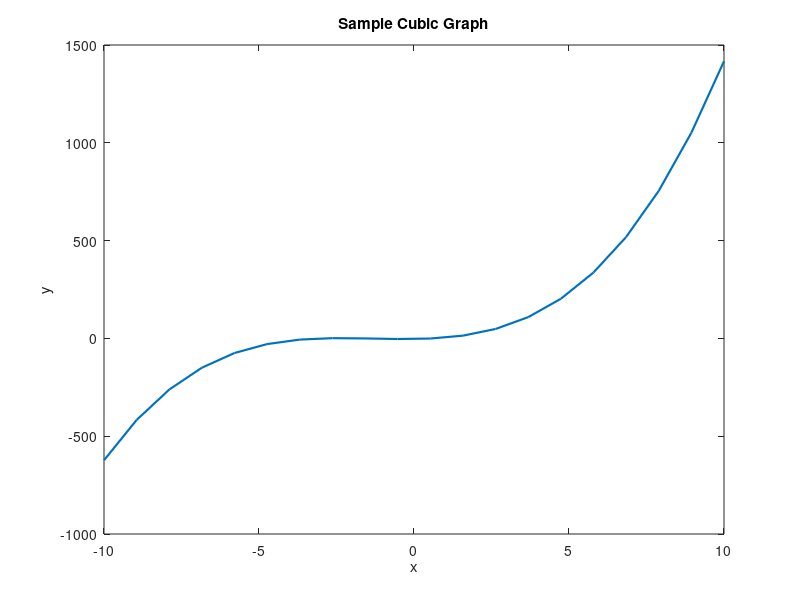

Source code (MATLAB):
% Sample Problem

x = linspace(-10,10,20);
y = x.^3 + (4.*(x.^2)) + (2.*x) - 3;
plot(x,y,'Linewidth',1.55)
xlabel('x')
ylabel('y')
title('Sample Cubic Graph')
